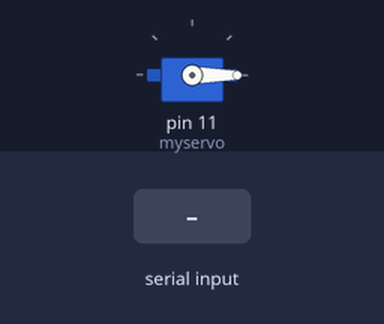
This sketch was run on a simulated Arduino Uno, built with avr-gcc and run on an emulated ATmega328P. Parts: servo. The test bench sets the inputs (shaded band).

Above: at 1.2 s.
1.3 s: "90,45\n" received over Serial
At 2.2 s:
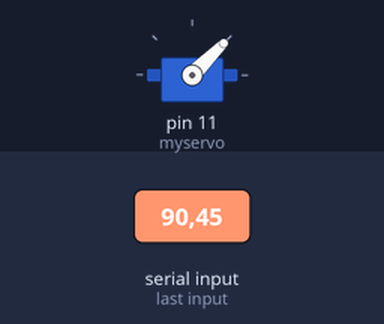
4.0 s: "30,150\n" received over Serial
At 4.9 s:
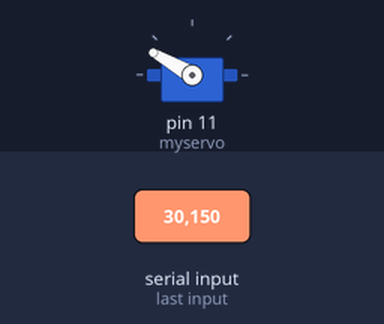
6.7 s: "200\n" received over Serial
At 7.5 s:
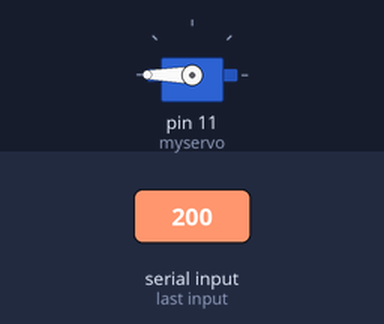
Timing chart, 0 to 9.7 s (numbered marks = the images above; inputs shaded):
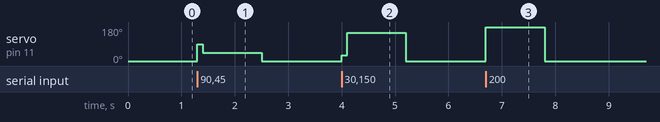

Measured:
- after the input at 1.3 s, servo on pin 11 (myservo): 0° → 90° at once, → 45° 0.10 s later, → 0° 1.1 s later
- after the input at 4.0 s, servo on pin 11 (myservo): 0° → 30° at once, → 150° 0.10 s later, → 0° 1.1 s later
- after the input at 6.7 s, servo on pin 11 (myservo): 0° → 180° at once, → 0° 1.1 s later

The sketch:

cpumon_sample.ino
```cpp
#include <Servo.h>

//Make a Servo object
Servo myservo;

void setup() {
  //Start serial communication
  Serial.begin(115200);
  //Attach pin 11 to the Servo object
  myservo.attach(11);
  //Prepare on launch, by resetting to zero
  myservo.write(0);
}

//Make these variables for later
int newNum;
int prevNum;

void loop() {
  //Check if there's anything to read from Serial
  if (Serial.available()) {
    //Set previous number
    prevNum = newNum;
    //Get the new integer sent via Serial
    newNum = Serial.parseInt();
  }
  //Check if the new number differs from the previous one, otherwise changes are unnecessary
  //Also does nothing if the previous block didn't run due to there being no new input
  if (newNum != prevNum) {
    //Write the current input to the servo
    myservo.write(newNum);
    //Give it a moment just in case (garbled input, etc)
    delay(100);
  }
}
```
